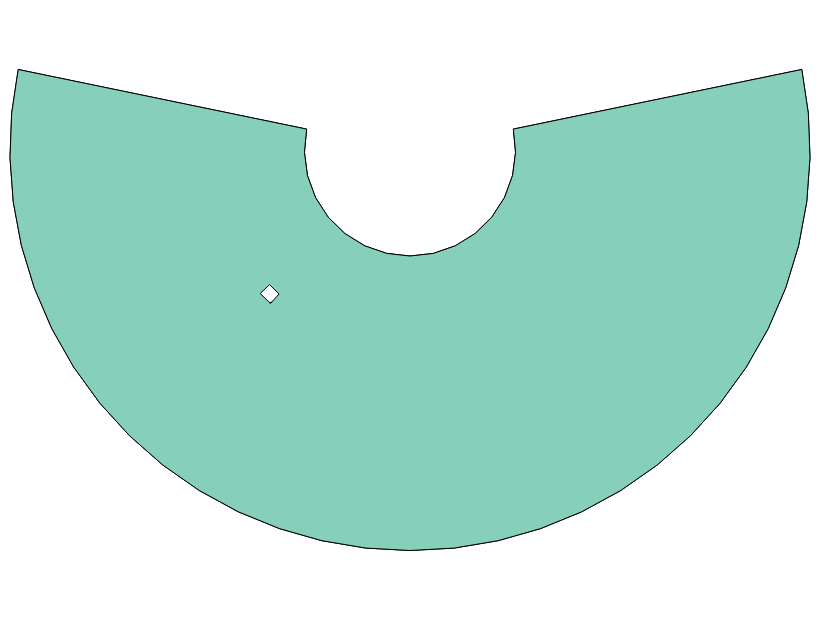

Here is the Vega-Lite specification saved for this chart:
### Vega specification from a JSON file in a GitHub repository (floating-point values rounded to 4 significant figures)
{"$schema": "https://vega.github.io/schema/vega/v6.json", "autosize": "none", "background": "white", "padding": 5, "width": 400, "height": 300, "style": "view", "data": [{"name": "source_0", "values": [{"type": "Feature", "properties": {"name": "a", "v": 3}, "geometry": {"type": "Polygon", "coordinates": [[[-125, 32], [-118, 48], [-100, 49], [-95, 30], [-110, 28], [-125, 32]]]}}, {"type": "Feature", "properties": {"name": "b", "v": 9}, "geometry": {"type": "Polygon", "coordinates": [[[-95, 30], [-80, 25], [-70, 44], [-90, 48], [-95, 30]]]}}, {"type": "Feature", "properties": {"name": "c", "v": 5}, "geometry": {"type": "Polygon", "coordinates": [[[-82, 35], [-75, 35], [-75, 40], [-82, 40], [-82, 35]]]}}], "format": {"type": "json"}}, {"name": "data_0", "source": "source_0", "transform": [{"type": "formula", "expr": "datum[\"properties\"] && datum[\"properties\"][\"v\"]", "as": "properties.v"}, {"type": "filter", "expr": "isValid(datum[\"properties.v\"]) && isFinite(+datum[\"properties.v\"])"}]}], "projections": [{"name": "projection", "size": {"signal": "[width, height]"}, "fit": {"signal": "data('data_0')"}, "type": "conicEqualArea", "parallels": [25, 45]}], "marks": [{"name": "marks", "type": "shape", "style": ["geoshape"], "from": {"data": "data_0"}, "encode": {"update": {"stroke": {"value": "black"}, "strokeWidth": {"value": 0.5}, "fill": {"scale": "color", "field": "properties\\.v"}, "ariaRoleDescription": {"value": "geoshape"}, "description": {"signal": "\"properties.v: \" + (format(datum[\"properties.v\"], \"\"))"}}}, "transform": [{"type": "geoshape", "projection": "projection"}]}], "scales": [{"name": "color", "type": "linear", "domain": {"data": "data_0", "field": "properties\\.v"}, "range": "heatmap", "interpolate": "hcl", "zero": false}], "legends": [{"fill": "color", "gradientLength": {"signal": "clamp(height, 64, 200)"}, "title": "properties.v"}]}
